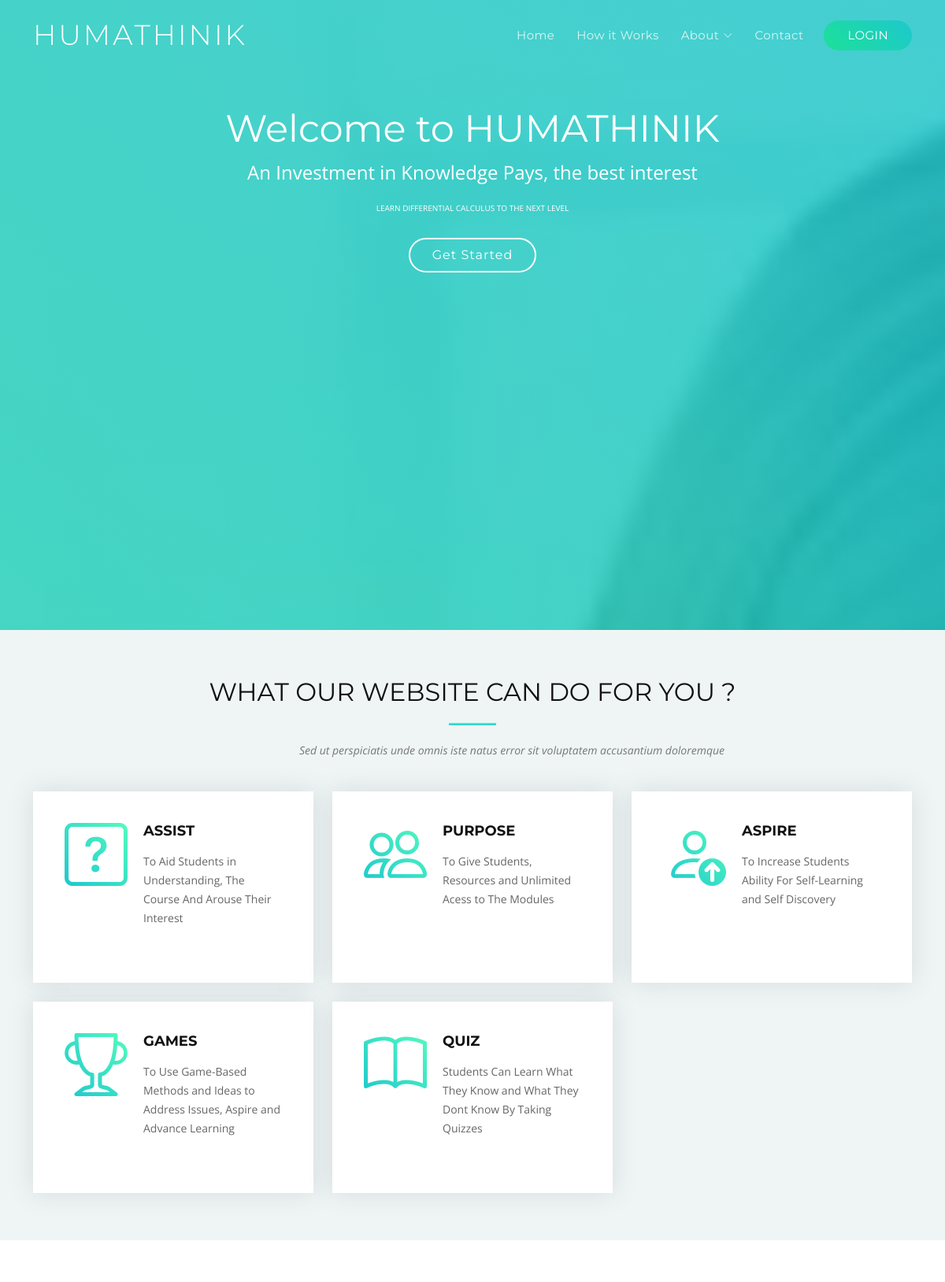
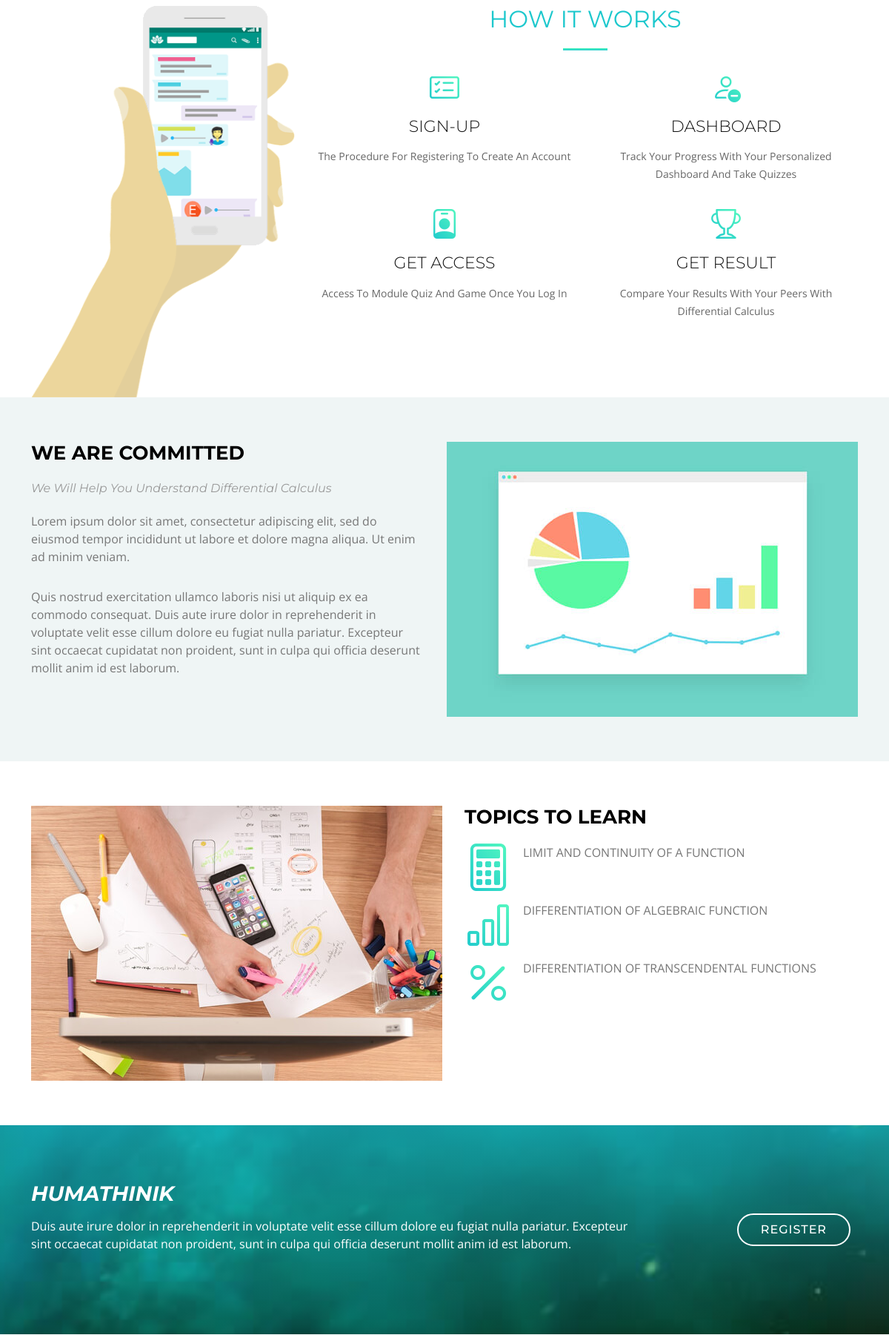
The page / (upper part) on the database its author committed (2 pictures, top to bottom).
### tables this page shows
CREATE TABLE `home_content` (
  `id` int(11) NOT NULL,
  `tag` varchar(50) NOT NULL,
  `title` varchar(250) NOT NULL,
  `link` varchar(500) NOT NULL,
  `description` text NOT NULL,
  `date_created` date NOT NULL
);

### pages/home.php (the view, shortened to what this page needs)
<section id="hero">
  <div class="hero-text" data-aos="zoom-out">
    <h2>Welcome to HUMATHINIK</h2>
    <p>An Investment in Knowledge Pays, the best interest</p>
    <p style="font-size:10px;">LEARN DIFFERENTIAL CALCULUS TO THE NEXT LEVEL</p>
    <a href="#more-features" class="btn-get-started scrollto">Get Started</a>
  </div>
</section>
<main id="main">
  <section id="more-features" class="section-bg">
    <div class="container" data-aos="fade-up">
      <div class="section-header">
        <h3 class="section-title">WHAT OUR WEBSITE CAN DO FOR YOU ? </h3>
        <span class="section-divider"></span>
        <p class="section-description">Sed ut perspiciatis unde omnis iste natus error sit voluptatem accusantium doloremque</p>
      </div>
      <div class="row gy-4">
        <?php
            include_once('connection/connection.php');
            $sql = "SELECT * FROM home_content WHERE tag = 'WEBSITE CAN DO FOR YOU'";
            $query = $conn->query($sql);
            while($row = $query->fetch_assoc()){
        ?>
        <div class="col-lg-4">
          <div class="box">
            <div class="icon"><i class="<?php echo $row['link']; ?>"></i></div>
            <h4 class="title"><a href="#"><?php echo $row['title']; ?></a></h4>
            <p class="description"><?php echo $row['description']; ?></p>
          </div>
        </div>
      <?php } ?>
      </div>
    </div>
  </section>
  <section id="features">
    <div class="container" data-aos="fade-up">
      <div class="row">
        <div class="col-lg-8 offset-lg-4">
          <div class="section-header">
            <h3 class="section-title"><a href="index.php?view=<?php echo 'HOW IT WORKS'; ?>" style="text-decoration:none;">HOW IT WORKS</a></h3>
            <span class="section-divider"></span>
          </div>
        </div>
        <div class="col-lg-4 col-md-5 features-img">
          <img src="assets/img/product-features.png" alt="" data-aos="fade-right">
        </div>
        <div class="col-lg-8 col-md-7 ">
          <div class="row">
            <?php
            include_once('connection/connection.php');
            $sql = "SELECT * FROM home_content WHERE tag = 'HOW IT WORKS'";
            $query = $conn->query($sql);
            while($row = $query->fetch_assoc()){
            ?>
            <div class="col-lg-6 col-md-6 box" data-aos="fade-up">
              <div class="icon"><i class="<?php echo $row['link']; ?>"></i></div>
              <h4 class="title"><a href="#"><?php echo $row['title']; ?></a></h4>
              <p class="description"><?php echo $row['description']; ?></p>
            </div>
             <?php } ?>
          </div>
        </div>
      </div>
    </div>
  </section>
  <section id="advanced-features">
    <div class="features-row section-bg" data-aos="fade-up">
      <div class="container">
        <div class="row">
          <div class="col-12">
            <img class="advanced-feature-img-right wow fadeInRight" src="assets/img/advanced-feature-3.jpg" alt="">
            <div>
              <h2>WE ARE COMMITTED</h2>
              <h3>We Will Help You Understand Differential Calculus</h3>
              <p>Lorem ipsum dolor sit amet, consectetur adipiscing elit, sed do eiusmod tempor incididunt ut labore et dolore magna aliqua. Ut enim ad minim veniam.</p>
              <p>Quis nostrud exercitation ullamco laboris nisi ut aliquip ex ea commodo consequat. Duis aute irure dolor in reprehenderit in voluptate velit esse cillum dolore eu fugiat nulla pariatur. Excepteur sint occaecat cupidatat non proident, sunt in culpa qui officia deserunt mollit anim id est laborum.</p>
            </div>
          </div>
        </div>
      </div>
    </div>
    <div class="features-row" data-aos="fade-up">
      <div class="container">
        <div class="row">
          <div class="col-12">
            <img class="advanced-feature-img-left" src="assets/img/advanced-feature-2.jpg" alt="">
            <div>
              <h2>TOPICS TO LEARN</h2>
              <i class="bi bi-calculator"></i>
              <p>LIMIT AND CONTINUITY OF A FUNCTION</p>
              <br />
              <i class="bi bi-bar-chart"></i>
              <p>DIFFERENTIATION OF ALGEBRAIC FUNCTION</p>
              <br />
              <i class="bi bi-percent"></i>
              <p>DIFFERENTIATION OF TRANSCENDENTAL FUNCTIONS</p>
            </div>
          </div>
        </div>
      </div>
    </div>
  <section id="call-to-action">
    <div class="container">
      <div class="row">
        <div class="col-lg-9 text-center text-lg-start">
          <h3 class="cta-title">HUMATHINIK</h3>
          <p class="cta-text"> Duis aute irure dolor in reprehenderit in voluptate velit esse cillum dolore eu fugiat nulla pariatur. Excepteur sint occaecat cupidatat non proident, sunt in culpa qui officia deserunt mollit anim id est laborum.</p>
        </div>
        <div class="col-lg-3 cta-btn-container text-center">
          <a class="cta-btn align-middle" href="index.php?view=LOGIN">REGISTER</a>
        </div>
      </div>
    </div>
  </section>
</main>

### index.php (shortened to what this page needs)
<!DOCTYPE html>
<html lang="en">
<head>
  <link href="assets/vendor/aos/aos.css" rel="stylesheet">
  <link href="assets/vendor/bootstrap/css/bootstrap.min.css" rel="stylesheet">
  <link href="assets/vendor/bootstrap-icons/bootstrap-icons.css" rel="stylesheet">
  <link href="assets/vendor/glightbox/css/glightbox.min.css" rel="stylesheet">
  <link href="assets/css/style.css" rel="stylesheet">
</head>
<body>
  <header id="header" class="fixed-top d-flex align-items-center header-transparent">
    <div class="container d-flex justify-content-between align-items-center">
      <div id="logo">
        <h1><a href="index.php?view=<?php echo 'HOME'; ?>">HUMATHINIK</a></h1>
      </div>
      <nav id="navbar" class="navbar">
        <ul>
          <?php if(!empty($_GET['view'])){ ?>
          <?php if($_GET['view'] == 'HOME'){?>
          <li><a class="nav-link scrollto active" href="#hero">Home</a></li>
          <li><a class="nav-link scrollto" href="#features">How it Works</a></li>
           <li class="dropdown"><a href="#"><span>About</span> <i class="bi bi-chevron-down"></i></a>
            <ul>
              <li><a href="index.php?view=CALCULUS">CALCULUS</a></li>
               <li><a href="index.php?view=TEAM">TEAM</a></li>
            </ul>
          </li>
          <li><a class="nav-link scrollto" href="#contact">Contact</a></li>
           <li>
          <a  style="background: linear-gradient(45deg, #1de099, #1dc8cd);
                border: 0;
                border-radius: 20px;
                padding: 8px 30px;
                color: #fff;" href="auth/index.php?view=HOME">LOGIN</a>
          </li>
          <?php } else if($_GET['view'] == 'HOW IT WORKS'){?>
           <li><a class="nav-link scrollto" href="index.php?view=HOME">Home</a></li>
           <li><a class="nav-link scrollto active" href="index.php?view=HOW IT WORKS">How it Works</a></li>
           <li class="dropdown"><a href="#"><span>About</span> <i class="bi bi-chevron-down"></i></a>
            <ul>
               <li><a href="index.php?view=CALCULUS">CALCULUS</a></li>
               <li><a href="index.php?view=TEAM">TEAM</a></li>
            </ul>
          </li>
          <li><a class="nav-link scrollto" href="index.php?view=CONTACT">Contact</a></li>
           <li>
          <a  style="background: linear-gradient(45deg, #1de099, #1dc8cd);
                border: 0;
                border-radius: 20px;
                padding: 8px 30px;
                color: #fff;" href="auth/index.php?view=HOME">LOGIN</a>
          </li>
          <?php } else if($_GET['view'] == 'CALCULUS'){?>
           <li><a class="nav-link scrollto" href="index.php?view=HOME">Home</a></li>
           <li><a class="nav-link scrollto" href="index.php?view=HOW IT WORKS">How it Works</a></li>
           <li class="dropdown active"><a href="#"><span>About</span> <i class="bi bi-chevron-down"></i></a>
            <ul>
               <li><a href="index.php?view=CALCULUS">CALCULUS</a></li>
               <li><a href="index.php?view=TEAM">TEAM</a></li>
            </ul>
          </li>
          <li><a class="nav-link scrollto" href="index.php?view=CONTACT">Contact</a></li>
           <li>
          <a  style="background: linear-gradient(45deg, #1de099, #1dc8cd);
                border: 0;
                border-radius: 20px;
                padding: 8px 30px;
                color: #fff;" href="auth/index.php?view=HOME">LOGIN</a>
          </li>
           <?php } else if($_GET['view'] == 'TEAM'){?>
           <li><a class="nav-link scrollto" href="index.php?view=HOME">Home</a></li>
           <li><a class="nav-link scrollto" href="index.php?view=HOW IT WORKS">How it Works</a></li>
           <li class="dropdown active"><a href="#"><span>About</span> <i class="bi bi-chevron-down"></i></a>
            <ul>
                 <li><a href="index.php?view=CALCULUS">CALCULUS</a></li>
               <li><a href="index.php?view=TEAM">TEAM</a></li>
            </ul>
          </li>
          <li><a class="nav-link scrollto" href="index.php?view=CONTACT">Contact</a></li>
          <li>
          <a  style="background: linear-gradient(45deg, #1de099, #1dc8cd);
                border: 0;
                border-radius: 20px;
                padding: 8px 30px;
                color: #fff;" href="auth/index.php?view=HOME">LOGIN</a>
          </li>
          <?php } else { ?>
           <li><a class="nav-link scrollto" href="index.php?view=HOME">Home</a></li>
          <li><a class="nav-link scrollto" href="index.php?view=HOW IT WORKS">How it Works</a></li>
           <li class="dropdown"><a href="#"><span>About</span> <i class="bi bi-chevron-down"></i></a>
            <ul>
              <li><a href="index.php?view=CALCULUS">CALCULUS</a></li>
               <li><a href="index.php?view=TEAM">TEAM</a></li>
            </ul>
          </li>
          <li><a class="nav-link scrollto" href="index.php?view=CONTACT">Contact</a></li>
           <li>
          <a  style="background: linear-gradient(45deg, #1de099, #1dc8cd);
                border: 0;
                border-radius: 20px;
                padding: 8px 30px;
                color: #fff;" href="auth/index.php?view=HOME">LOGIN</a>
          </li>
          <?php } ?>
          <?php } else { ?>
          <li><a class="nav-link scrollto" href="index.php?view=HOME">Home</a></li>
          <li><a class="nav-link scrollto" href="index.php?view=HOW IT WORKS">How it Works</a></li>
           <li class="dropdown"><a href="#"><span>About</span> <i class="bi bi-chevron-down"></i></a>
          </li>
          <li><a class="nav-link scrollto" href="index.php?view=CONTACT">Contact</a></li>
          <li>
          <a  style="background: linear-gradient(45deg, #1de099, #1dc8cd);
                border: 0;
                border-radius: 20px;
                padding: 8px 30px;
                color: #fff;" href="auth/index.php?view=HOME">LOGIN</a>
          </li>
          <?php } ?>
        </ul>
      </nav>
    </div>
  </header>
 <?php
  if(!empty($_GET['view'])){
    if($_GET['view'] == 'HOME')
    {
      include('pages/home.php');
    }
    else if($_GET['view'] == 'HOW IT WORKS')
    {
      include('pages/how.php');
    }
     else if($_GET['view'] == 'CALCULUS')
    {
      include('pages/calculus.php');
    }
    else if($_GET['view'] == 'TEAM')
    {
      include('pages/team.php');
    }
    else if($_GET['view'] == 'CONTACT')
    {
      include('pages/contact.php');
    }
    else
    {
    }
  } else {
     include('pages/home.php');
  }
  ?>
</body>
</html>

### rows shown on the page
home_content: title "ASSIST", description "To Aid Students in Understanding, The Course And Arouse Their Interest"
home_content: title "PURPOSE", description "To Give Students, Resources and Unlimited Acess to The Modules"
home_content: title "ASPIRE", description "To Increase Students Ability For Self-Learning and Self Discovery"
home_content: title "GAMES", description "To Use Game-Based Methods and Ideas to Address Issues, Aspire and Advance Learning"
home_content: title "QUIZ", description "Students Can Learn What They Know and What They Dont Know By Taking Quizzes"
home_content: title "SIGN-UP", description "The Procedure For Registering To Create An Account"
home_content: title "DASHBOARD", description "Track Your Progress With Your Personalized Dashboard And Take Quizzes"
home_content: title "GET ACCESS", description "Access To Module Quiz And Game Once You Log In"
home_content: title "GET RESULT", description "Compare Your Results With Your Peers With Differential Calculus"
